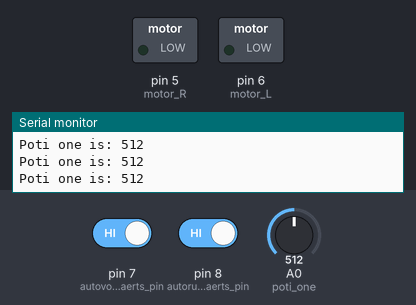
The sketch below on a simulated Arduino Uno, built with avr-gcc and run on an emulated ATmega328P. Parts: switched loads named in the sketch (green lamp = pin HIGH), the last lines printed to the serial monitor. Inputs (shaded band) come from the test bench; at power-on: pin 7 (autovorwaerts_pin) HIGH, A0 (poti_one) = 512, pin 8 (autorueckwaerts_pin) HIGH.

Above: at 1.2 s.
1.3 s: pin 7 (autovorwaerts_pin) driven LOW
At 1.87 s:
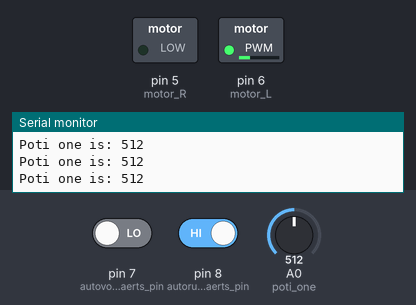
4.3 s: A0 (poti_one) set to 107
7.3 s: A0 (poti_one) set to 95
10.3 s: pin 7 (autovorwaerts_pin) driven HIGH and pin 8 (autorueckwaerts_pin) driven LOW
At 10.57 s:
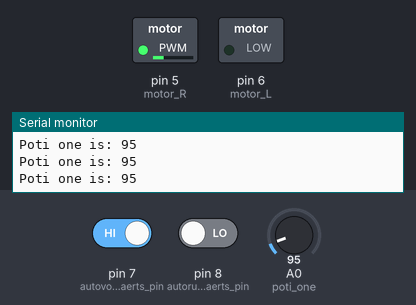
13.3 s: pin 8 (autorueckwaerts_pin) driven HIGH
14.8 s: pin 7 (autovorwaerts_pin) driven LOW
Timing chart, 0 to 18.8 s (numbered marks = the images above; inputs shaded):
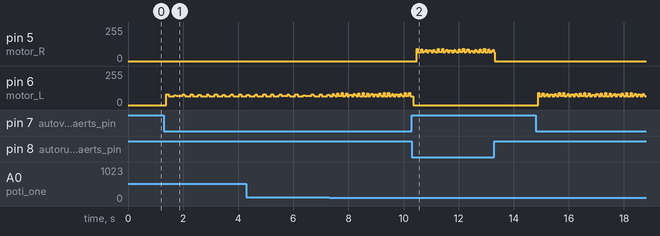

The sketch:

Motor-Hack.ino
```cpp
/*
  Motor
  turning a motor clock then counter clock wise

  This example is part of the Fritzing Creator Kit: www.fritzing.org/creatorkit.
*/

int motor_L=6;                    // motor Links Pin // Hoch
int motor_R=5;                    // motor Rechts Pin // Runter
int motor_Speed=3;                // speed Pin
int poti_one = A0;
int poti_two = A1;
int motoristrechts = 0;
int motoristlinks = 0;
int autovorwaerts_pin = 7;
int autorueckwaerts_pin = 8;
int autovorwaerts_pin_is_high = 1;
int autorueckwaerts_pin_is_high = 1;
void setup(){
  Serial.begin(9600);
  pinMode(motor_L,OUTPUT);        // pin Links declared as OUTPUT
  pinMode(motor_R,OUTPUT);        // pin Rechts declared as OUTPUT

  pinMode(autovorwaerts_pin, INPUT);
    pinMode(autorueckwaerts_pin, INPUT);
}

void loop(){
  int potival_one = analogRead(poti_one);
  autovorwaerts_pin_is_high = digitalRead(autovorwaerts_pin);
  autorueckwaerts_pin_is_high = digitalRead(autorueckwaerts_pin);

  if(autovorwaerts_pin_is_high == 0){
  digitalWrite(motor_R, LOW);
  digitalWrite(motor_L, HIGH);
  delay(5);
  digitalWrite(motor_L, LOW);
  // dreh in die eine richtung

  }else if(autorueckwaerts_pin_is_high == 0){
  digitalWrite(motor_L, LOW);
  digitalWrite(motor_R, HIGH);
  delay(5);
  digitalWrite(motor_R, LOW);
  // dreh in die andere richtung

  } else if(autovorwaerts_pin_is_high == 1 && autorueckwaerts_pin_is_high == 1 ){
  digitalWrite(motor_R, LOW);
  digitalWrite(motor_L, LOW);
  // hier wird nicht gesendet
  }
//  int potival_two = analogRead(poti_two);
//  delay(100);
  Serial.print("Poti one is: ");
  Serial.println(potival_one);
//  delay(100);

//  Serial.print("Poti two is: ");
//  Serial.println(potival_two);
//  digitalWrite(motor_L, LOW);
//  digitalWrite(motor_R, HIGH);
//if(potival_two > 1000 || potival_two < 100){
 // stop motor
//}

//if(potival_two > 1000){
//  // der motor ist rechts
//  motoristlinks = 0;
//
//  motoristrechts = 1;
//}
//
//if(potival_two < 100){
//  // der motor ist rechts
//
//  motoristrechts = 0;
//  motoristlinks = 1;
//}


//  delay(800);


/*  analogWrite(motor_A,2550);     // motor Links pin switched to HIGH (+5V)
  analogWrite(motor_B,-2550);      // motor Rechts pin switched to LOW  (GND)
  for (int i=-2550; i<2550; i+=500){     // count up to 255 in steps of five
    analogWrite(motor_Speed,i);   // and write it as speed to the speed pin
    delay(120);                    // wait 20 ms
  }
  for (int i=2550; i>-2550; i-=500){    // count down from 255 to 0 by 5
    analogWrite(motor_Speed,i);  // and write it as speed to the speed pin
    delay(120);                   // wait 20 ms
  }

  digitalWrite(motor_A,LOW);     // motor A pin switched to HIGH (GND)
  digitalWrite(motor_B,HIGH);    // motor B pin switched to LOW  (+5V)
  for (int i=-2550; i<2550; i+=500){    // count up to 255 in steps of five
    analogWrite(motor_Speed,i);  // and write it as speed to the speed pin
    delay(120);                   // wait 20 ms
  }
  for (int i=2550; i>-2550; i-=500){    // count down from 255 to 0 by 5
    analogWrite(motor_Speed,i);  // and write it as speed to the speed pin
    delay(120);                   // wait 20 ms
  }*/
}
```
